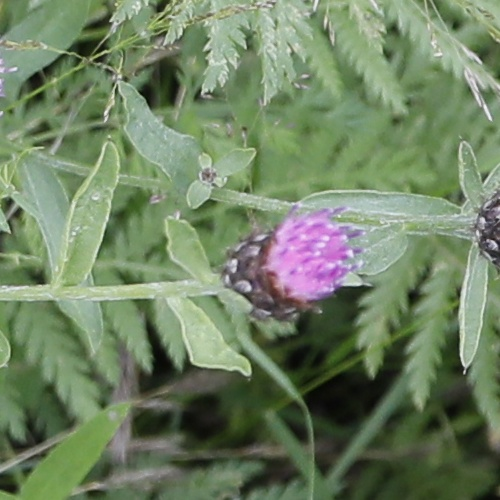
#> input picture CNN_models/Flower-Data_CNN/Brown Knapweed/Brown Knapweed_B4A7976_35.JPG, 500 x 500 px, found by its file name; its folder holds 4 pictures in this run
$ python image_resizing.py   (older library calls are emulated)
#> lines starting #> are read from the running program, lines starting #| are printed output that depends on the picture
from PIL import Image
import os

path = r'C:\Users\Philip Vangelov\PycharmProjects\pythonProject\TensorFlow\workspace\training_demo\images\flowers\Brown Knapweed\\'
dirs = os.listdir(path)

for item in dirs:
    if os.path.isfile(path + item):
        im = Image.open(path + item)
#> im is the input picture: PIL image 500x500 RGB; mean R, G, B 112, 129.9, 99.6
        f, e = os.path.splitext(path + item)
        imResize = im.resize((800, 600), Image.ANTIALIAS)
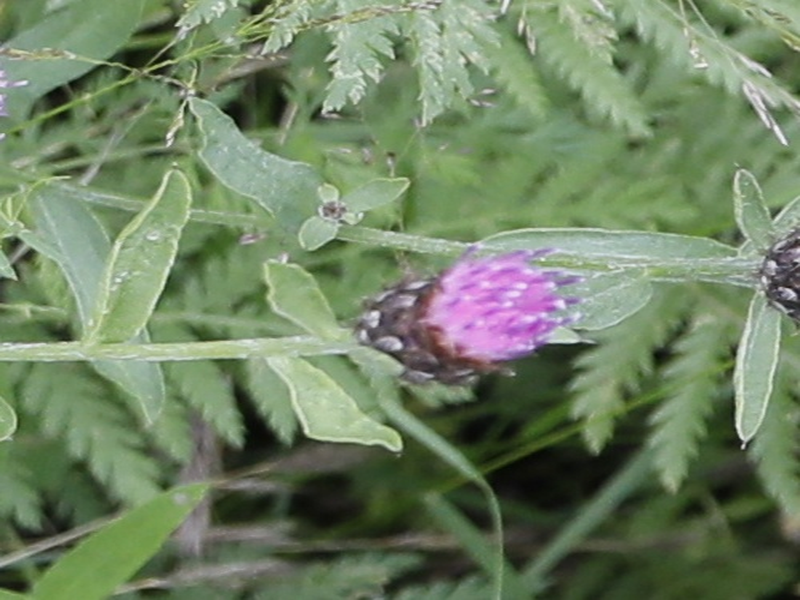
#> imResize: PIL image 800x600 RGB; mean R, G, B 112, 129.9, 99.6
        imResize.save(f + '.jpg', 'JPEG', quality=90)
#> pass 2 of the loop `for item in dirs:`:
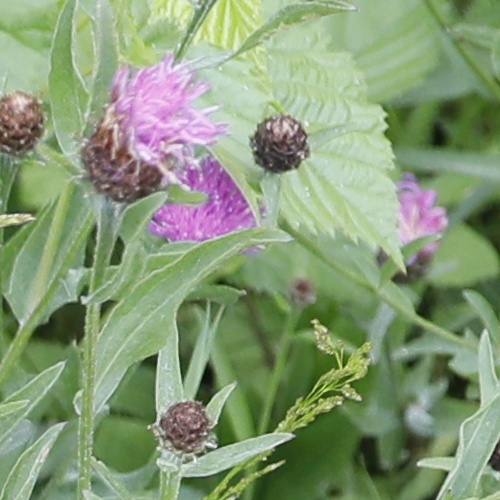
#> input picture CNN_models/Flower-Data_CNN/Brown Knapweed/Brown Knapweed_B4A8020_33.JPG, 500 x 500 px, found by its file name
#> im is the input picture: PIL image 500x500 RGB; mean R, G, B 134.9, 154.1, 118.8
#> `imResize = im.resize((800, 600), Image.ANTIALIAS)`:
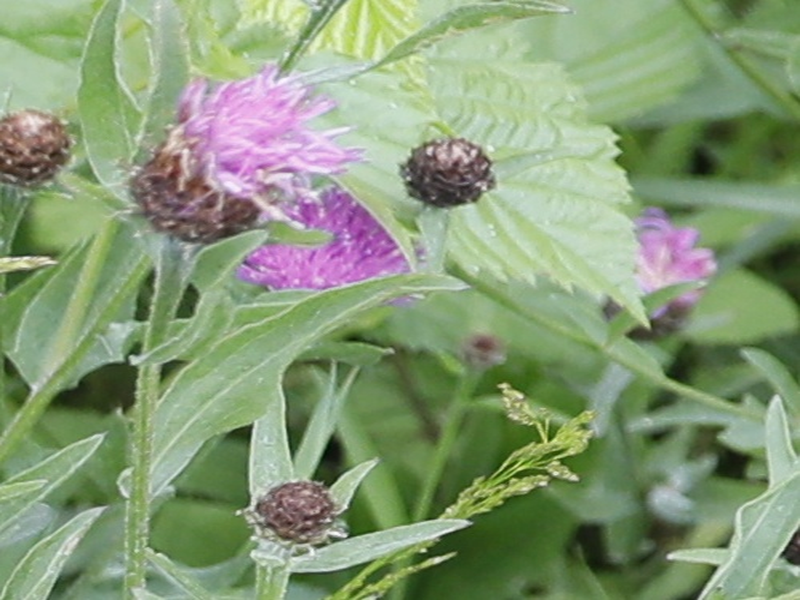
#> imResize: PIL image 800x600 RGB; mean R, G, B 134.9, 154.1, 118.8
#> pass 3 of the loop `for item in dirs:`:
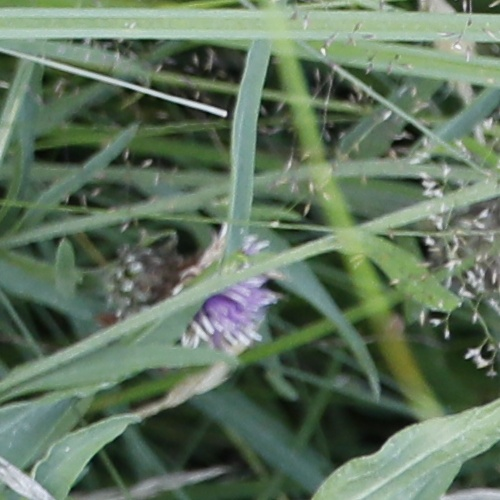
#> input picture CNN_models/Flower-Data_CNN/Brown Knapweed/Brown Knapweed_B4A9300_77.JPG, 500 x 500 px, found by its file name
#> im is the input picture: PIL image 500x500 RGB; mean R, G, B 98.1, 117.8, 96.3
#> `imResize = im.resize((800, 600), Image.ANTIALIAS)`:
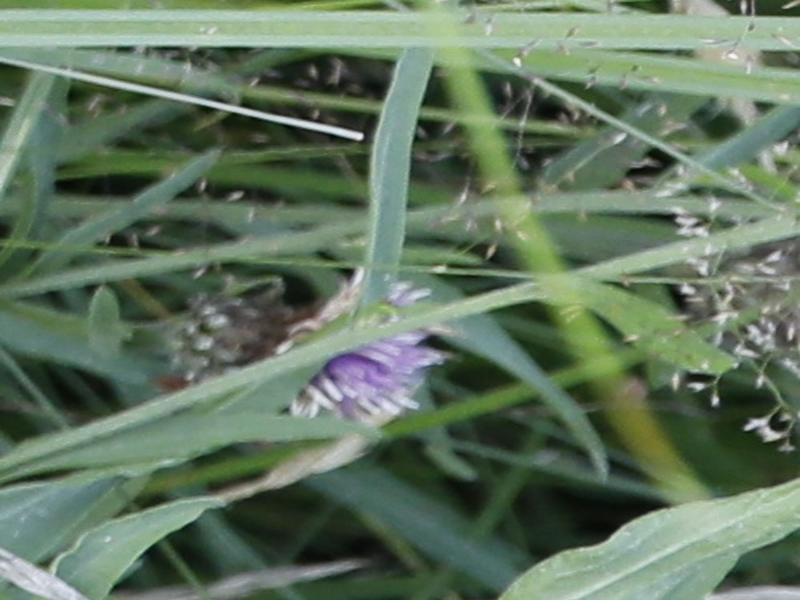
#> imResize: PIL image 800x600 RGB; mean R, G, B 98.1, 117.8, 96.3
#> the loop made 4 passes; the first 3 are shown
